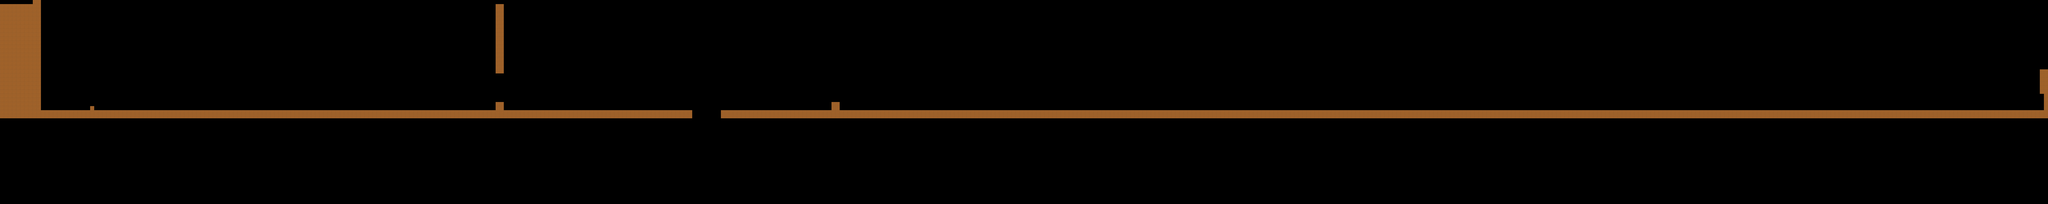

This game map was drawn from its Tiled (.tmx) file and the tilesets committed beside it. A one-line description and the trimmed map source follow:
An orthogonal 500x50 tile map with 25x25 px tiles, 1 tile layer (Base), 9 tilesets and 82 objects.

<map version="1.0" orientation="orthogonal" width="500" height="50" tilewidth="25" tileheight="25">
 <tileset firstgid="1" name="tiles" tilewidth="25" tileheight="25">
  <image source="../images/tiles.png" width="200" height="25" />
 </tileset>
 <tileset firstgid="9" name="items" tilewidth="25" tileheight="25">
  <image source="../images/items.png" width="250" height="50" />
 </tileset>
 <tileset firstgid="29" name="hero" tilewidth="64" tileheight="135">
  <image source="../images/derp_cut.png" width="64" height="135" />
 </tileset>
 <tileset firstgid="30" name="monopolyman" tilewidth="330" tileheight="350">
  <image source="../images/monopolyman.png" width="333" height="350" />
 </tileset>
 <tileset firstgid="31" name="big_baby" tilewidth="267" tileheight="300">
  <image source="../images/big_baby.png" width="267" height="300" />
 </tileset>
 <tileset firstgid="32" name="pencil_mouth" tilewidth="272" tileheight="350">
  <image source="../images/pencil_mouth.png" width="272" height="350" />
 </tileset>
 <tileset firstgid="33" name="propeller_head" tilewidth="145" tileheight="200">
  <image source="../images/propeller_head.png" width="145" height="200" />
 </tileset>
 <tileset firstgid="34" name="mr_chicken" tilewidth="222" tileheight="200">
  <image source="../images/mr_chicken.png" width="222" height="200" />
 </tileset>
 <tileset firstgid="35" name="pretty_boy" tilewidth="153" tileheight="250">
  <image source="../images/pretty_boy.png" width="153" height="250" />
 </tileset>
 <layer name="Base" width="500" height="50" opacity="0.68">
  <data>[25000 cells, 1307 non-empty, 1 distinct tile ids]</data>
 </layer>
 <objectgroup color="#5e3ea4" name="Hero" width="500" height="50">
  <object gid="29" x="264" y="42" />
 </objectgroup>
 <objectgroup name="Items" width="500" height="50">
  <object gid="23" x="550" y="603" />
  <object gid="23" x="550" y="621" />
  <object gid="23" x="550" y="647" />
  <object gid="23" x="925" y="648" />
  <object gid="23" x="412" y="625" />
  <object gid="24" x="387" y="544" />
  <object gid="24" x="354" y="478" />
  <object gid="10" x="452" y="548" />
  <object gid="25" x="4225" y="724" />
  <object gid="25" x="4249" y="724" />
  <object gid="25" x="4274" y="724" />
  <object gid="25" x="4299" y="724" />
  <object gid="25" x="4324" y="724" />
  <object gid="25" x="4348" y="724" />
  <object gid="25" x="4373" y="724" />
  <object gid="26" x="4225" y="699" />
  <object gid="27" x="4249" y="699" />
  <object gid="28" x="4274" y="699" />
  <object gid="26" x="4299" y="699" />
  <object gid="26" x="4324" y="699" />
  <object gid="28" x="4348" y="699" />
  <object gid="26" x="4373" y="699" />
  <object gid="23" x="4286" y="290" />
  <object gid="23" x="4286" y="314" />
  <object gid="23" x="4286" y="340" />
  <object gid="23" x="4286" y="366" />
  <object gid="23" x="4286" y="390" />
  <object gid="23" x="4286" y="416" />
  <object gid="23" x="4286" y="442" />
  <object gid="23" x="4286" y="468" />
  <object gid="23" x="4286" y="494" />
  <object gid="23" x="4240" y="477" />
  <object gid="23" x="4260" y="503" />
  <object gid="23" x="4286" y="520" />
  <object gid="23" x="4286" y="546" />
  <object gid="23" x="4311" y="506" />
  <object gid="23" x="4335" y="480" />
  <object gid="23" x="4272" y="525" />
  <object gid="23" x="4302" y="525" />
  <object gid="22" x="5525" y="674" />
  <object gid="22" x="5550" y="674" />
  <object gid="14" x="5775" y="674" />
  <object gid="14" x="5801" y="674" />
  <object gid="14" x="5826" y="674" />
  <object gid="20" x="6125" y="670" />
  <object gid="20" x="6151" y="670" />
  <object gid="20" x="6177" y="670" />
  <object gid="20" x="6203" y="670" />
  <object gid="20" x="6230" y="671" />
  <object gid="20" x="6256" y="671" />
  <object gid="23" x="6127" y="645" />
  <object gid="23" x="6153" y="645" />
  <object gid="23" x="6179" y="645" />
  <object gid="23" x="6204" y="645" />
  <object gid="23" x="6230" y="645" />
  <object gid="23" x="6256" y="645" />
  <object gid="20" x="8600" y="623" />
  <object gid="20" x="8625" y="624" />
  <object gid="20" x="8646" y="625" />
  <object gid="20" x="8664" y="625" />
  <object gid="20" x="8687" y="625" />
  <object gid="20" x="8705" y="626" />
  <object gid="20" x="8616" y="640" />
  <object gid="20" x="8638" y="644" />
  <object gid="20" x="8658" y="643" />
  <object gid="20" x="8681" y="644" />
  <object gid="20" x="8712" y="621" />
  <object gid="20" x="8703" y="645" />
  <object gid="20" x="8596" y="644" />
  <object gid="20" x="8586" y="620" />
  <object gid="15" x="12450" y="675" />
  <object gid="15" x="12450" y="650" />
  <object gid="15" x="12450" y="625" />
  <object gid="15" x="12450" y="599" />
 </objectgroup>
 <objectgroup name="bosses" width="500" height="50">
  <object gid="30" x="12037" y="629" />
  <object gid="31" x="6097" y="438" />
  <object gid="32" x="8497" y="483" />
  <object gid="31" x="1064" y="647" />
  <object gid="33" x="7063" y="390" />
  <object gid="34" x="4995" y="365" />
  <object gid="35" x="3289" y="549" />
 </objectgroup>
</map>
